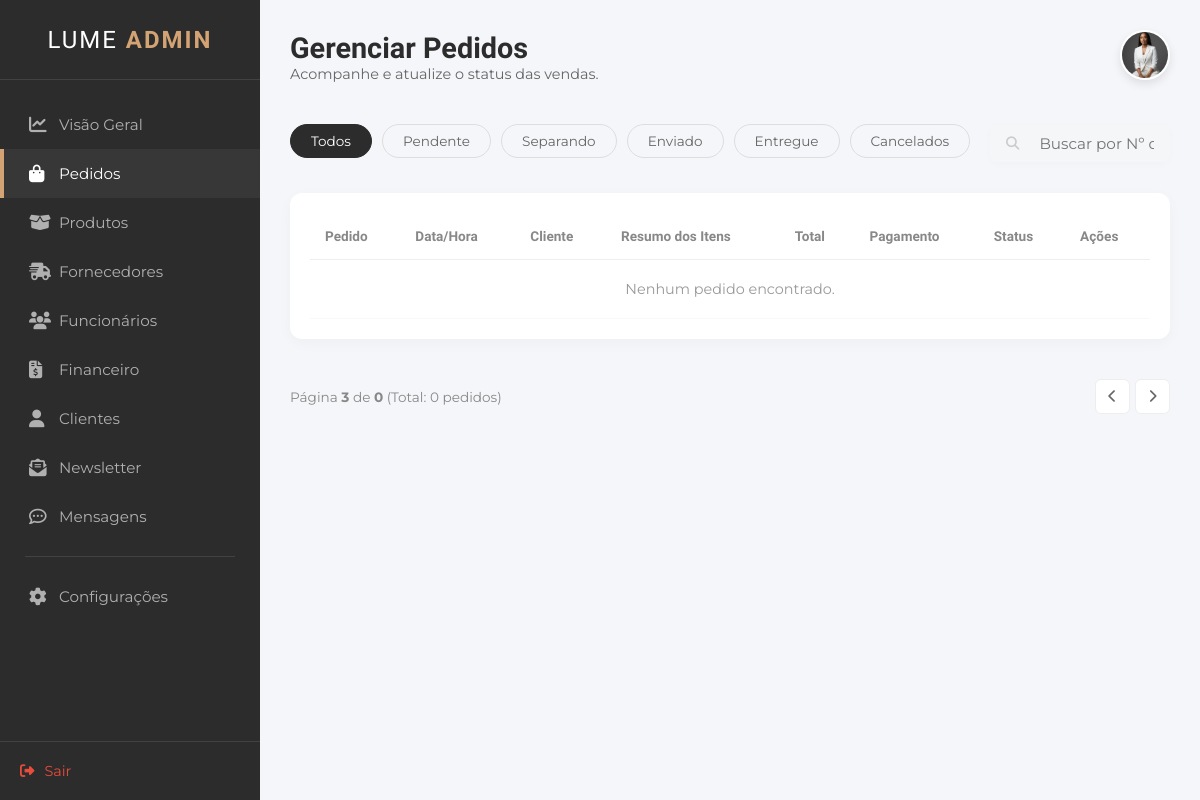
The page /pedidos?page=3&q=&status= on the database as committed earlier.
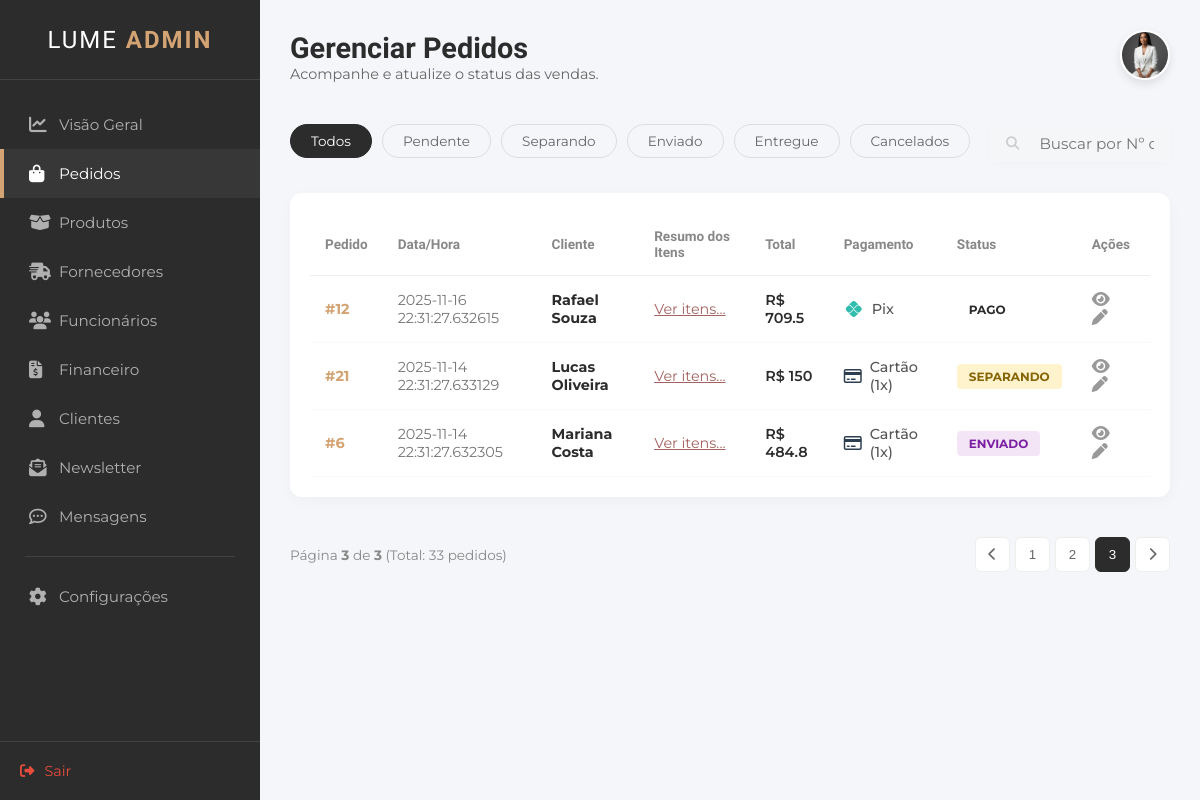
The same page on the database as committed later.
### tables this page shows
CREATE TABLE "tb_pedidos" (
    "id_pedido" INTEGER PRIMARY KEY AUTOINCREMENT,
    "id_cliente" INTEGER NOT NULL,
    "data_pedido" DATETIME NOT NULL,
    "status" VARCHAR(20) NOT NULL,
    "valor_total" DECIMAL(10,2) NOT NULL,
    "data_entrega" DATETIME,
    "forma_pagamento" VARCHAR(20) NOT NULL,
    "parcelas" INTEGER DEFAULT 1
    );

CREATE TABLE "tb_clientes" (
    "id_cliente" INTEGER PRIMARY KEY AUTOINCREMENT,
    "nome" VARCHAR(100) NOT NULL,
    "data_nasc" DATE,
    "cpf" VARCHAR(11),
    "genero" VARCHAR(20),
    "tel_cel" VARCHAR(20),
    "email" VARCHAR(100) NOT NULL,
    "cep" VARCHAR(9),
    "endereco" VARCHAR(100),
    "n" VARCHAR(10),
    "complemento" VARCHAR(50),
    "referencia" VARCHAR(100),
    "bairro" VARCHAR(50),
    "cidade" VARCHAR(50),
    "estado" VARCHAR(2),
    "senha" VARCHAR(100) NOT NULL,
    "confirmar_senha" VARCHAR(100) NOT NULL,
    "foto_perfil" TEXT,
    "data_cad" DATETIME DEFAULT CURRENT_TIMESTAMP
    );

### appinterno.py (the view)
@app.route("/pedido.html")
@app.route("/pedidos")
def pedidos():
    POR_PAGINA = 15
    pagina_atual = request.args.get('page', 1, type=int)
    busca = request.args.get("q")
    filtro_status = request.args.get("status")
    con = get_db()
    cur = con.cursor()
    sql_base = "FROM tb_pedidos p JOIN tb_clientes c ON p.id_cliente = c.id_cliente"
    condicoes = []
    parametros = []
    if busca:
        condicoes.append("(p.id_pedido LIKE ? OR c.nome LIKE ?)")
        parametros.append(f"%{busca}%"); parametros.append(f"%{busca}%")
    if filtro_status and filtro_status != 'Todos':
        condicoes.append("p.status = ?")
        parametros.append(filtro_status)
    clausula_where = ""
    if condicoes:
        clausula_where = " WHERE " + " AND ".join(condicoes)
    cur.execute(f"SELECT COUNT(*) {sql_base} {clausula_where}", parametros)
    total_registros = cur.fetchone()[0]
    total_paginas = math.ceil(total_registros / POR_PAGINA)
    offset = (pagina_atual - 1) * POR_PAGINA
    sql_final = f"""
        SELECT p.id_pedido, c.nome, p.data_pedido, p.valor_total, p.status, p.forma_pagamento, p.parcelas
        {sql_base} {clausula_where} ORDER BY p.data_pedido DESC LIMIT ? OFFSET ?
    """
    parametros_finais = parametros + [POR_PAGINA, offset]
    try:
        cur.execute(sql_final, parametros_finais)
        lista_pedidos = cur.fetchall()
    except: lista_pedidos = []
    con.close()
    return render_template("interno/pedido.html", pedidos=lista_pedidos, status_atual=filtro_status, pagina_atual=pagina_atual, total_paginas=total_paginas, total_registros=total_registros, termo_busca=busca)

### appinterno.py (called while the page is built)
def get_db():
    conn = sqlite3.connect("db_lume.db")
    conn.row_factory = sqlite3.Row
    return conn

### templates/interno/pedido.html (shortened to what the changed rows need)
<!DOCTYPE html>
<html lang="pt-br">
<head>
    <link rel="stylesheet" href="https://cdnjs.cloudflare.com/ajax/libs/font-awesome/6.4.0/css/all.min.css">
    <link rel="stylesheet" href="/static/styleinterno.css">
</head>
<body>
    <div class="admin-container">
        <aside class="sidebar">
            <div class="sidebar-header">
                <h2 class="brand-text">LUME <span>ADMIN</span></h2>
            </div>
        </aside>
        <main class="main-content">
            <header class="top-bar">
                <div class="welcome-text">
                    <h1>Gerenciar Pedidos</h1>
                </div>
            </header>
            <section class="orders-table-container">
                <table class="orders-table">
                    <thead>
                        <tr>
                            <th>Pedido</th>
                            <th>Data/Hora</th>
                            <th>Cliente</th>
                            <th>Resumo dos Itens</th>
                            <th>Total</th>
                            <th>Pagamento</th> <th>Status</th>
                            <th>Ações</th>
                        </tr>
                    </thead>
                    <tbody>
    {% for p in pedidos %}
    <tr>
        <td class="order-id">#{{ p['id_pedido'] }}</td>
        <td class="order-date">
            {{ p['data_pedido'] }}
        </td>
        <td>
            <div class="customer-info">
                <strong>{{ p['nome'] }}</strong>
            </div>
        </td>
        <td class="order-summary">
            <a href="#" onclick="abrirDetalhes({{ p['id_pedido'] }})" style="color: #A36361; text-decoration: underline;">
                Ver itens...
            </a>
        </td>
        <td class="order-total">R$ {{ p['valor_total'] }}</td>
        <td>
            <div class="pay-method">
                {% if p['forma_pagamento'] == 'credit' %}
                    <i class="fa-regular fa-credit-card" style="color: #2c3e50;"></i>
                    <span>Cartão ({{ p['parcelas'] }}x)</span>
                {% else %}
                    <i class="fa-brands fa-pix" style="color: #32bcad;"></i>
                    <span>Pix</span>
                {% endif %}
            </div>
        </td>
        <td>
            {% if p['status'] == 'Pendente' %}
                <span class="badge-status status-pending">Pendente</span>
            {% elif p['status'] == 'Separando' %}
                <span class="badge-status" style="background: #FFF3CD; color: #856404;">Separando</span>
            {% elif p['status'] == 'Enviado' %}
                <span class="badge-status status-shipped">Enviado</span>
            {% elif p['status'] == 'Entregue' %}
                <span class="badge-status status-delivered">Entregue</span>
            {% elif p['status'] == 'Cancelado' %}
                <span class="badge-status status-canceled">Cancelado</span>
            {% else %}
                <span class="badge-status">{{ p['status'] }}</span>
            {% endif %}
        </td>
        <td>
            <button class="btn-icon-action" title="Ver Detalhes" onclick="abrirDetalhes({{ p['id_pedido'] }})">
                <i class="fa-solid fa-eye"></i>
            </button>
            <button class="btn-icon-action" title="Editar Status" onclick="abrirStatus({{ p['id_pedido'] }}, '{{ p['status'] }}')">
                <i class="fa-solid fa-pen"></i>
            </button>
        </td>
    </tr>
    {% else %}
    <tr>
        <td colspan="8" style="text-align: center; padding: 20px; color: #999;">
            Nenhum pedido encontrado.
        </td>
    </tr>
    {% endfor %}
</tbody>
                </table>
            </section>
          <div class="pagination">
    <span class="page-info">
        Página <strong>{{ pagina_atual }}</strong> de <strong>{{ total_paginas }}</strong>
        (Total: {{ total_registros }} pedidos)
    </span>
    <div class="page-buttons">
        {% set status_link = status_atual if status_atual else '' %}
        {% set busca_link = termo_busca if termo_busca else '' %}
        {% if pagina_atual > 1 %}
            <a href="/pedidos?page={{ pagina_atual - 1 }}&q={{ busca_link }}&status={{ status_link }}">
            </a>
        {% else %}
            <button disabled><i class="fa-solid fa-chevron-left"></i></button>
        {% endif %}
        {% for p in range(1, total_paginas + 1) %}
            {% if p == 1 or p == total_paginas or (p >= pagina_atual - 2 and p <= pagina_atual + 2) %}
                <a href="/pedidos?page={{ p }}&q={{ busca_link }}&status={{ status_link }}">
                    <button class="{{ 'active' if p == pagina_atual else '' }}">{{ p }}</button>
                </a>
            {% elif p == pagina_atual - 3 or p == pagina_atual + 3 %}
                <span style="padding: 0 5px; color: #888;">...</span>
            {% endif %}
        {% endfor %}
        {% if pagina_atual < total_paginas %}
            <a href="/pedidos?page={{ pagina_atual + 1 }}&q={{ busca_link }}&status={{ status_link }}">
                <button><i class="fa-solid fa-chevron-right"></i></button>
            </a>
        {% else %}
            <button disabled><i class="fa-solid fa-chevron-right"></i></button>
        {% endif %}
    </div>
</div>
        </main>
    </div>
</body>
</html>

Rows that differ between the two databases and show on the page:
added tb_pedidos: id_pedido "12", data_pedido "2025-11-16 22:31:27.632615", nome "Rafael Souza", valor_total "709.5", forma_pagamento "pix" (drawn), status "PAGO"
added tb_pedidos: id_pedido "21", data_pedido "2025-11-14 22:31:27.633129", nome "Lucas Oliveira", valor_total "150", parcelas "1", status "SEPARANDO"
added tb_pedidos: id_pedido "6", data_pedido "2025-11-14 22:31:27.632305", nome "Mariana Costa", valor_total "484.8", parcelas "1", status "ENVIADO"
Other text that changed with them:
{{ total_paginas }}: "0" → "3"
{{ total_registros }}: "0" → "33"
new list line: "1"
new list line: "2"
new list line: "3"
text no longer shown: "Nenhum pedido encontrado."
